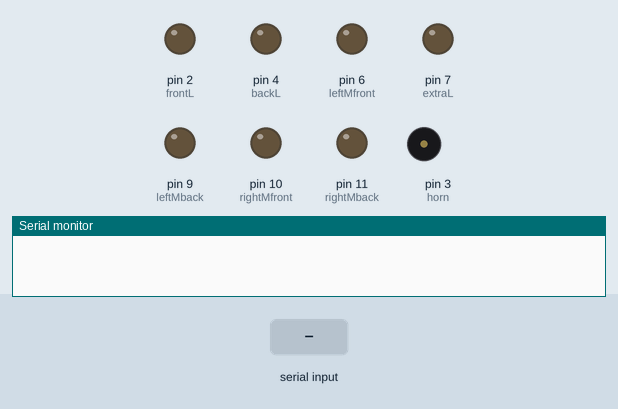
Simulated run of this sketch. Board: Arduino Uno, built with avr-gcc and run on an emulated ATmega328P. On the bench: output pins drawn as LEDs (lit = HIGH), buzzer (waves = sounding, pin HIGH), the last lines printed to the serial monitor. The inputs (shaded band) are chosen by the test bench.

Above: at 1.2 s.
1.3 s: "F" received over Serial
At 2.3 s:
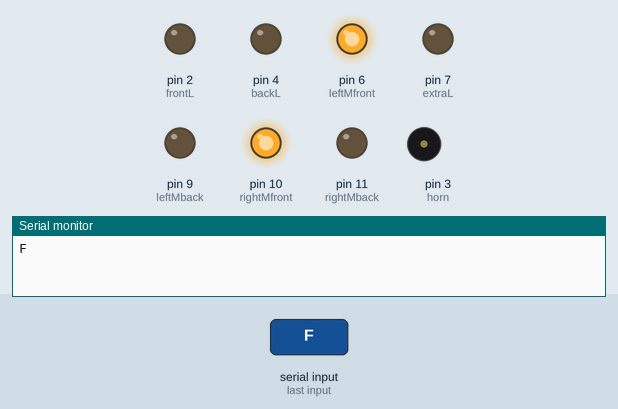
2.8 s: byte 87 ('W') received over Serial
At 3.4 s:
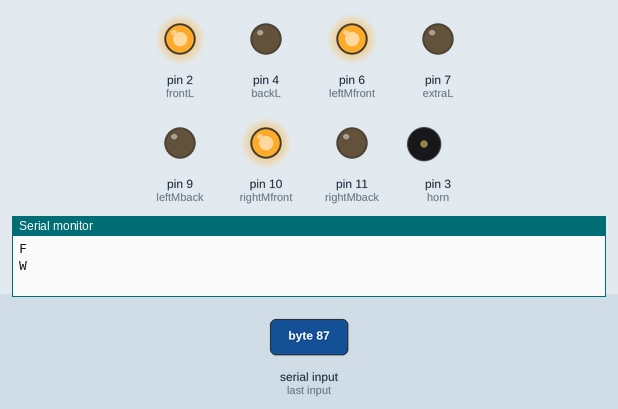
4.3 s: byte 85 ('U') received over Serial
At 4.6 s:
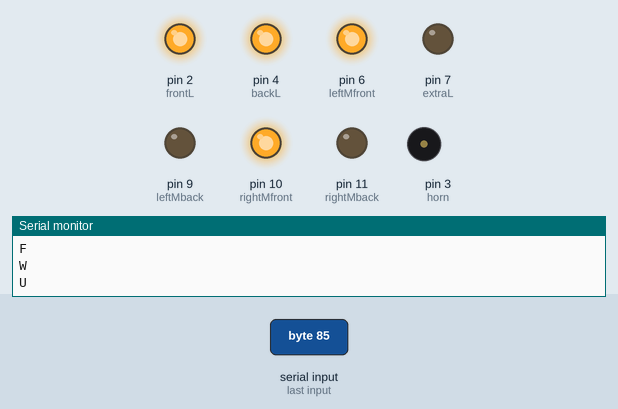
5.8 s: byte 119 ('w') received over Serial
At 6.9 s:
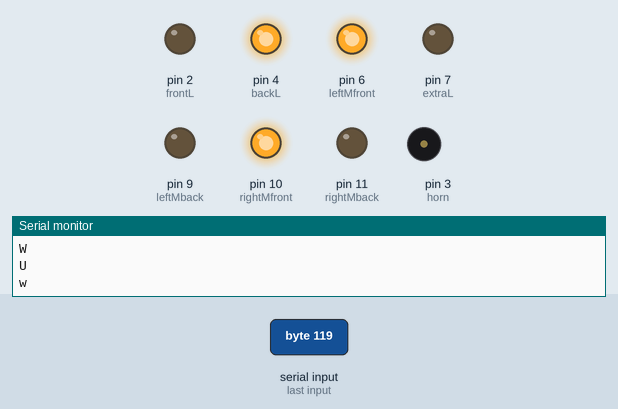
7.3 s: "B" received over Serial
At 8.1 s:
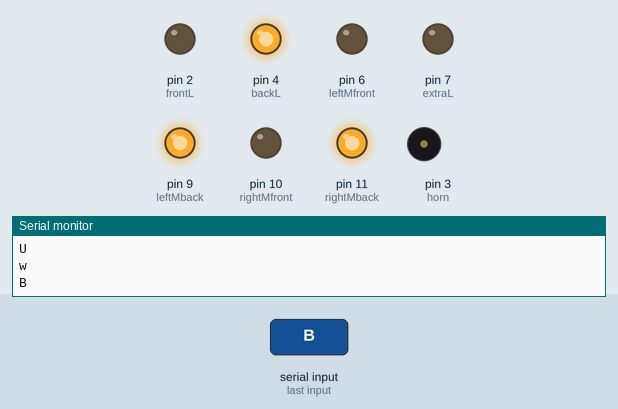
8.8 s: "R" received over Serial
At 9.2 s:
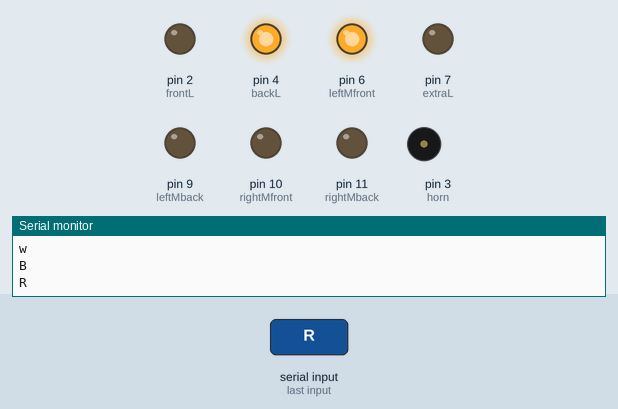
Timing chart, 0 to 11.3 s (numbered marks = the images above; inputs shaded):
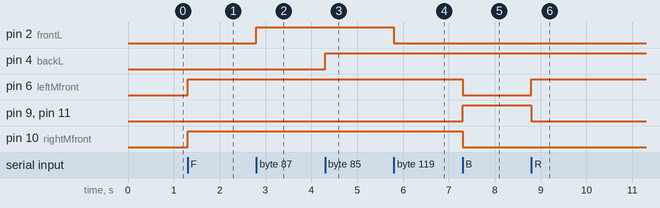

Measured:
- after the input at 1.3 s, pin 6 (leftMfront), pin 10 (rightMfront): LOW → HIGH at once
- after the input at 2.8 s, pin 2 (frontL): LOW → HIGH at once
- after the input at 4.3 s, pin 4 (backL): LOW → HIGH at once
- after the input at 5.8 s, pin 2 (frontL): HIGH → LOW at once
- after the input at 7.3 s, pin 6 (leftMfront), pin 10 (rightMfront): HIGH → LOW at once; pin 9 (leftMback), pin 11 (rightMback): LOW → HIGH at once
- after the input at 8.8 s, pin 6 (leftMfront): LOW → HIGH at once; pin 9 (leftMback), pin 11 (rightMback): HIGH → LOW at once

The sketch:

Arduino_BT_Controlling_Car_PCB.ino
```cpp
              /*ARDUINO_BLUETOOTH_CONTROLLING_CAR*/
                        //FOR_BTCAR_PCB//

#define leftMfront 6
#define leftMback 9
#define rightMfront 10
#define rightMback 11
#define frontL 2
#define backL 4
#define extraL 7
#define horn 3

int mSpeed = 255;  //Customize BTCar Speed
char Data;         //BT Data Save Variable

void setup() {
  // All Output Pins
  pinMode(leftMfront, OUTPUT);
  pinMode(leftMback, OUTPUT);
  pinMode(rightMfront, OUTPUT);
  pinMode(rightMback, OUTPUT);
  pinMode(frontL, OUTPUT);
  pinMode(backL, OUTPUT);
  pinMode(extraL, OUTPUT);
  pinMode(horn, OUTPUT);

  Serial.begin(9600);  //Bund Rate
}

void loop() {

  if (Serial.available()) {  //Checking if data is received
    Data = Serial.read();
    Serial.println(Data);
  }

  if (Data == 'F') {
    go_Front();  // Car go Forward Data
  } else if (Data == 'B') {
    go_Back();  // Car go Backward Data
  } else if (Data == 'R') {
    go_Right();  // Car Turn Right Data
  } else if (Data == 'L') {
    go_Left();  // Car Turn Left Data
  } else if (Data == 'S') {
    Stop();  // Car Stop
  }

  // Values of Speed for BTCar
  else if (Data == '1') {
    mSpeed = 100;
  } else if (Data == '2') {
    mSpeed = 130;
  } else if (Data == '3') {
    mSpeed = 150;
  } else if (Data == '4') {
    mSpeed = 170;
  } else if (Data == '5') {
    mSpeed = 190;
  } else if (Data == '6') {
    mSpeed = 210;
  } else if (Data == '7') {
    mSpeed = 230;
  } else if (Data == '8') {
    mSpeed = 255;

    // Other Options for BTCar
  } else if (Data == 'W') {
    digitalWrite(2, HIGH);  //Front Light On
  } else if (Data == 'w') {
    digitalWrite(2, LOW);  //Front Light Off
  } else if (Data == 'U') {
    digitalWrite(4, HIGH);  //Back Light On
  } else if (Data == 'u') {
    digitalWrite(4, LOW);  //Back Light Off
  } else if (Data == 'X') {
    digitalWrite(7, HIGH);  //Extra Light On
  } else if (Data == 'x') {
    digitalWrite(7, LOW);  //Extra Light Off
  } else if (Data == 'V') {
    analogWrite(3, HIGH);  //Horn(Buzzer)On
  } else if (Data == 'v') {
    analogWrite(3, LOW);  //Horn(Buzzer)Off
  }

}
// Main Functions
void go_Front() {
  analogWrite(leftMfront, mSpeed);
  analogWrite(leftMback, 0);
  analogWrite(rightMfront, mSpeed);
  analogWrite(rightMback, 0);
}
void go_Back() {
  analogWrite(leftMfront, 0);
  analogWrite(leftMback, mSpeed);
  analogWrite(rightMfront, 0);
  analogWrite(rightMback, mSpeed);
}
void go_Right() {
  analogWrite(leftMfront, mSpeed);
  analogWrite(leftMback, 0);
  analogWrite(rightMfront, 0);
  analogWrite(rightMback, 0);
}
void go_Left() {
  analogWrite(leftMfront, 0);
  analogWrite(leftMback, 0);
  analogWrite(rightMfront, mSpeed);
  analogWrite(rightMback, 0);
}
void Stop() {
  analogWrite(leftMfront, 0);
  analogWrite(leftMback, 0);
  analogWrite(rightMfront, 0);
  analogWrite(rightMback, 0);
}
```
